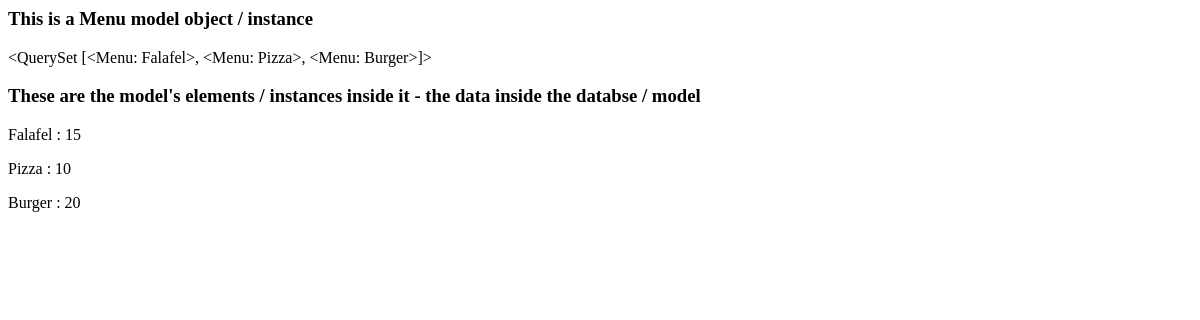
The app's page /menufromdatabase/, older data.
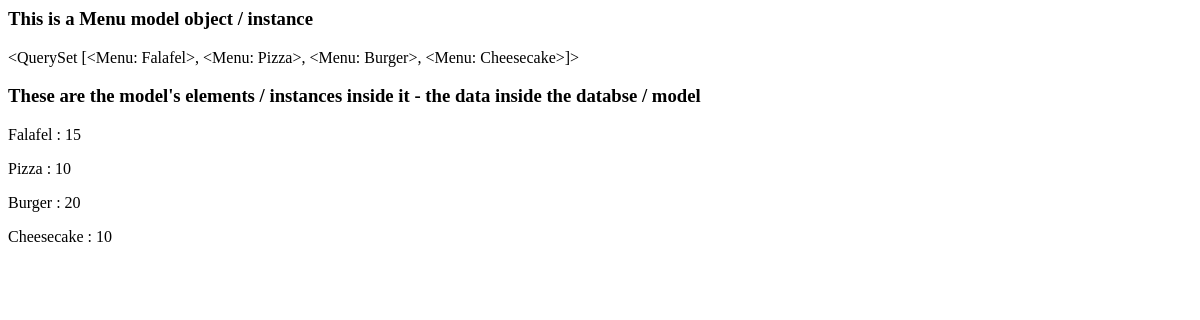
The same page, newer data.
### myapp/models.py (models this page shows)
class Menu(models.Model):
    name = models.CharField(max_length=200)
    price = models.IntegerField()
    def __str__(self):
        return self.name

### myapp/views.py (the view)
# urls.py: path("menufromdatabase/", views.menu_models_templates),
def menu_models_templates(request):
    menu_obj = Menu.objects.all() # creating a menu object / instance which is a QuerySet object
    return render(request, 'menudb.html', {'menudb': menu_obj})

### myapp/templates/menudb.html
<h3> This is a Menu model object / instance </h3>
<p> {{menudb}} </P>
<h3> These are the model's elements / instances inside it - the data inside the databse / model </h3>
{% if menudb %}
{% for menu_item in menudb %}
<p> {{menu_item.name}} : {{menu_item.price}} </p>
{% endfor %}
{% else %}
<p> No Item to Display </p>
{% endif %}

Row changes from the older to the newer data that the page shows:
computed for Menu "Falafel": name.name "<QuerySet [<Menu: Falafel>, <Menu: Pizza>, <Menu: Burger>]>" → "<QuerySet [<Menu: Falafel>, <Menu: Pizza>, <Menu: Burger>, <Menu: Cheesecake>]>"
added Menu: name "Cheesecake", price "10"
